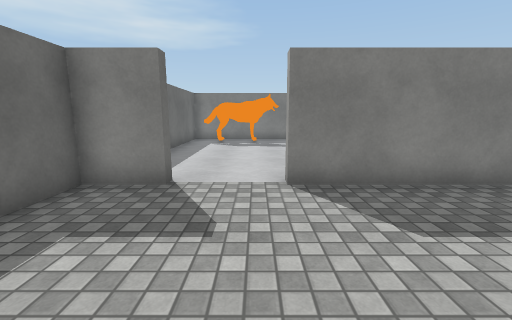
View 1 (above)

16 first-person views from a walk through a 3-D level made in the Unity game engine. The camera is 1.4 m above the floor, tilts 10° down and sees 90° across. The floor is counted in squares, 1 m on a side. Each view is taken from the middle of a square. On the plan, view 1 faces up. The plan holds only what a view shows up to about 13 squares ahead; the rest is blank. The player character is not drawn. Surface patterns are stand-ins for the level's own textures.

View 2
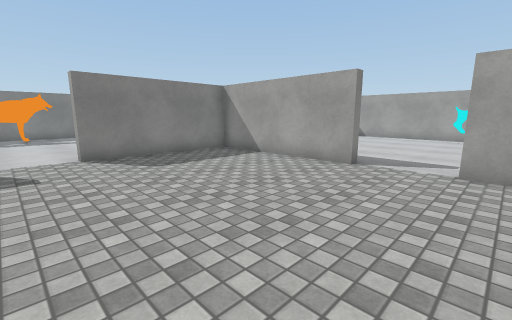

View 3
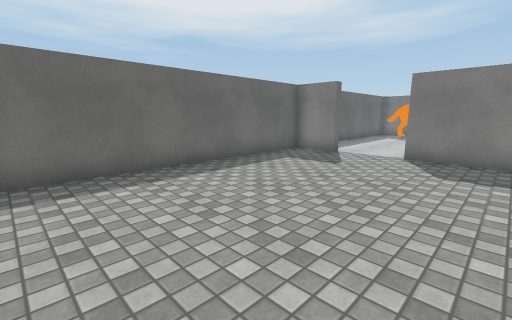

View 4
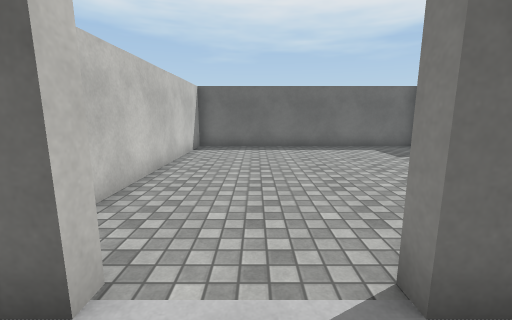

View 5
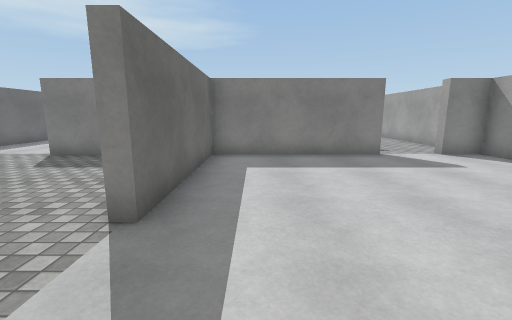

View 6
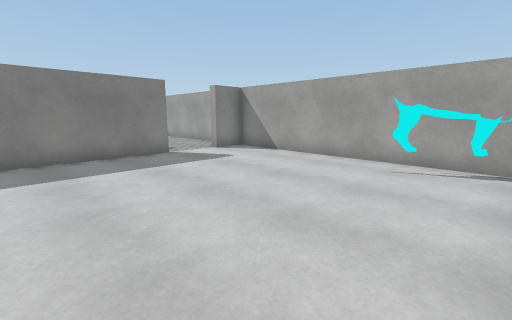

View 7
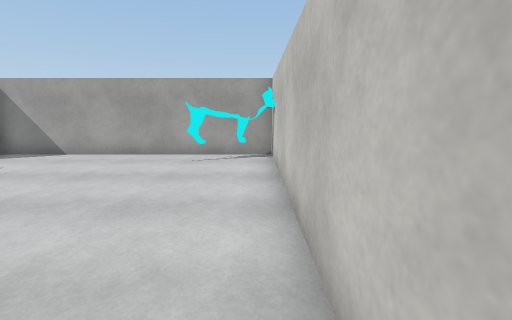

View 8
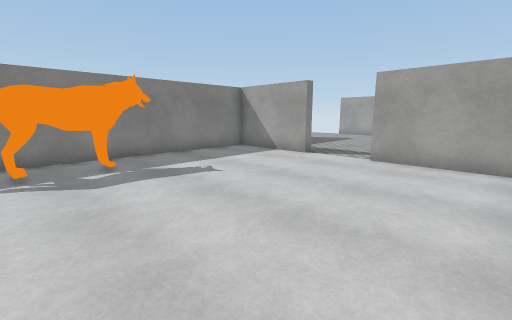

View 9
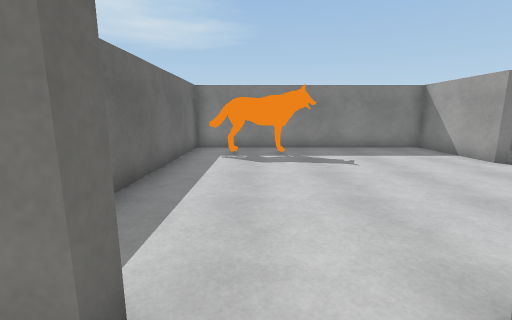

View 10
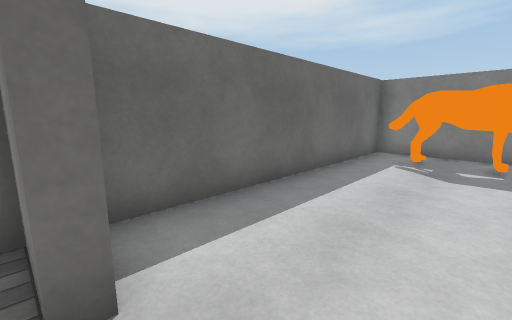

View 11
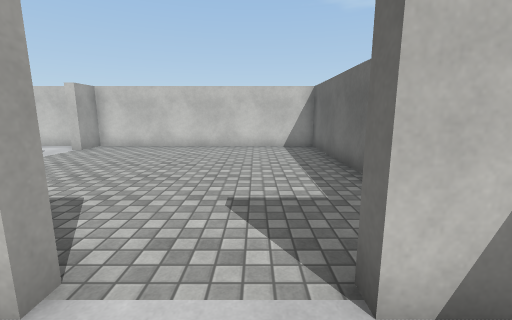

View 12
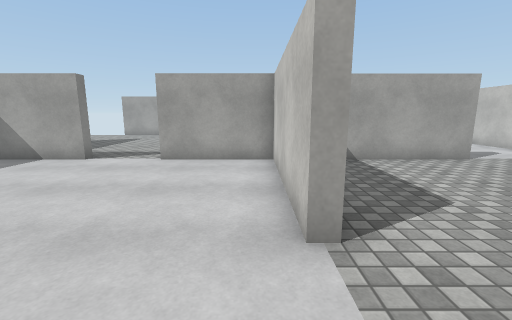

View 13
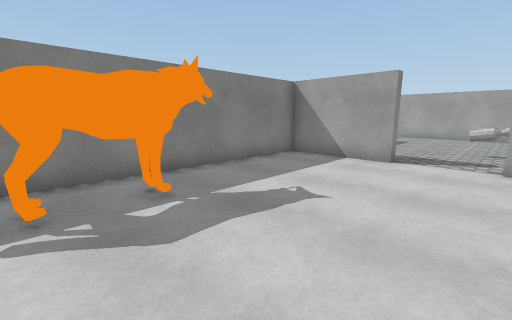

View 14
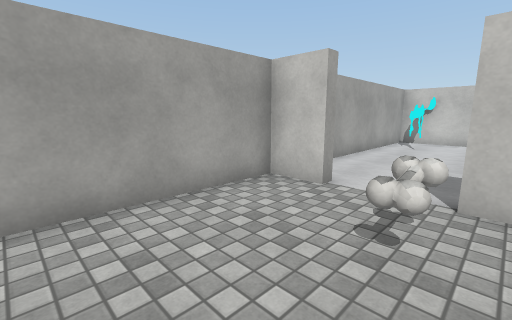

View 15
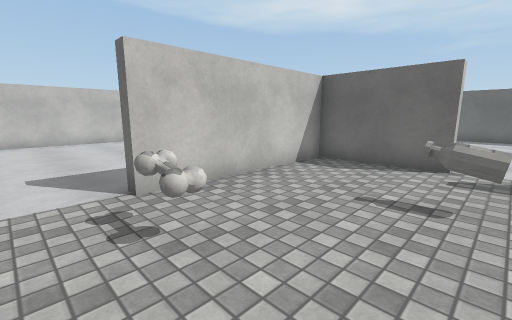

View 16
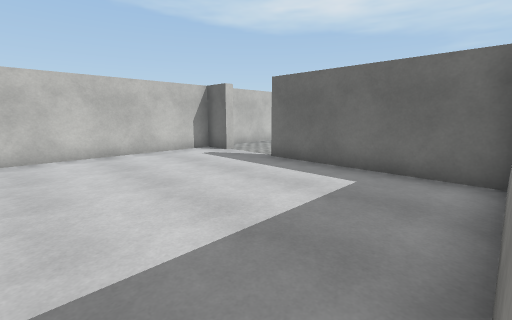

### Floor plan
Points are (right, up) in squares from view 1. A wall is a line through its corners. A room is listed if a view was taken in it or the views show most of it. See-through windows are left out.
Room 1 (views 1, 2, 3, 9, 10)
walls: (6.1, -0.8) (6.1, 5.1) (0.6, 5.1) (0.6, 5.4); (-1.8, 5.4) (-1.8, 5.1) (-3.6, 5.1) (-3.6, -4.6) (6.1, -4.6) (6.1, -3.3)
ways out: opening at (6, -2) to room 2; opening at (-0.5, 5) to room 3
Room 2 (views 4, 5, 6, 7, 16)
walls: (12.4, 5.4) (12.4, 5.1) (6.4, 5.1) (6.4, -0.8) (6.1, -0.8); (6.1, -3.3) (6.4, -3.3) (6.4, -4.6) (16.1, -4.6) (16.1, 5.1) (14.6, 5.1) (14.6, 5.4)
ways out: opening at (6, -2) to room 1; opening at (13.5, 5) to room 4
objects: other object (15, -4) to (15, -2)
Room 3 (views 8, 11, 12, 13)
walls: (0.6, 5.4) (6.1, 5.4) (6.1, 9); (6.1, 11.4) (6.1, 15.1) (-3.6, 15.1) (-3.6, 5.8); (-2.8, 5.4) (-1.8, 5.4)
ways out: opening at (-0.5, 5) to room 1; opening at (6, 10.5) to room 4
objects: other object (-3, 13) to (1, 14)
Room 4 (views 14, 15)
walls: (6.5, 11.4) (6.1, 11.4); (6.1, 9) (6.4, 9) (6.4, 5.4) (12.4, 5.4); (14.6, 5.4) (16.1, 5.4) (16.1, 10.1)
ways out: opening at (13.5, 5) to room 2; opening at (6, 10.5) to room 3
objects: other object (9, 9) to (9, 10); bones (13, 7)

Positions as (right, up) in squares from view 1, and headings:
1: (0, 0), facing up
2: (-1, -4), facing up-right
3: (3, -4), facing up-left
4: (8, -2), facing left
5: (8, -4), facing up
6: (8, -4), facing up-right
7: (7, -4), facing right
8: (-2, 6), facing up-right
9: (-1, 4), facing up
10: (0, 5), facing up-left
11: (-1, 7), facing down
12: (-2, 6), facing right
13: (-2, 9), facing up-right
14: (12, 10), facing down-right
15: (14, 10), facing down-left
16: (13, 5), facing down-left
